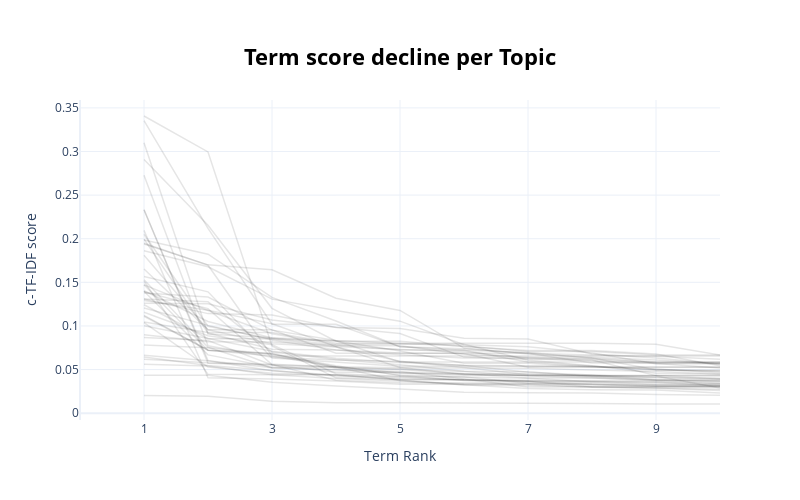

Write notebook code for a chart like this one.
### Markdown cell above
## Visualize Term Score Decline
Topics are represented by a number of words starting with the best representative word. Each word is represented by a c-TF-IDF score. The higher the score, the more representative a word to the topic is. Since the topic words are sorted by their c-TF-IDF score, the scores slowly decline with each word that is added. At some point adding words to the topic representation only marginally increases the total c-TF-IDF score and would not be beneficial for its representation.

To visualize this effect, we can plot the c-TF-IDF scores for each topic by the term rank of each word. In other words, the position of the words (term rank), where the words with the highest c-TF-IDF score will have a rank of 1, will be put on the x-axis. Whereas the y-axis will be populated by the c-TF-IDF scores. The result is a visualization that shows you the decline of c-TF-IDF score when adding words to the topic representation. It allows you, using the elbow method, the select the best number of words in a topic.

### Code cell
topic_model.visualize_term_rank()

### Figure 1 — Plotly figure (JSON) as saved in the notebook; plotly's stock layout.template omitted (floating-point values rounded to 4 significant figures)
{"data": [{"hovertext": "<b>Topic -1</b>:climate_change_the_eu_sustainable_", "line": {"color": "black", "width": 1.5}, "mode": "lines+lines", "name": "", "opacity": 0.1, "type": "scatter", "x": [1, 2, 3, 4, 5, 6, 7, 8, 9, 10], "y": [0.02016, 0.01937, 0.0136, 0.01193, 0.01186, 0.0113, 0.01098, 0.01095, 0.01058, 0.0105]}, {"hovertext": "<b>Topic 0</b>:students_protest_protesters_activis", "line": {"color": "black", "width": 1.5}, "mode": "lines+lines", "name": "", "opacity": 0.1, "type": "scatter", "x": [1, 2, 3, 4, 5, 6, 7, 8, 9, 10], "y": [0.06626, 0.06015, 0.04849, 0.04358, 0.03852, 0.03826, 0.0379, 0.03689, 0.03548, 0.03132]}, {"hovertext": "<b>Topic 1</b>:recycling_waste_plastic_landfill_pa", "line": {"color": "black", "width": 1.5}, "mode": "lines+lines", "name": "", "opacity": 0.1, "type": "scatter", "x": [1, 2, 3, 4, 5, 6, 7, 8, 9, 10], "y": [0.112, 0.07225, 0.0686, 0.05257, 0.03718, 0.03247, 0.02816, 0.02685, 0.02647, 0.02316]}, {"hovertext": "<b>Topic 2</b>:russian_russia_russias_arctic_putin", "line": {"color": "black", "width": 1.5}, "mode": "lines+lines", "name": "", "opacity": 0.1, "type": "scatter", "x": [1, 2, 3, 4, 5, 6, 7, 8, 9, 10], "y": [0.056, 0.05418, 0.04409, 0.044, 0.038, 0.03238, 0.03158, 0.0303, 0.0288, 0.02754]}, {"hovertext": "<b>Topic 3</b>:climate_change_crisis_it_who_scient", "line": {"color": "black", "width": 1.5}, "mode": "lines+lines", "name": "", "opacity": 0.1, "type": "scatter", "x": [1, 2, 3, 4, 5, 6, 7, 8, 9, 10], "y": [0.04355, 0.04355, 0.03541, 0.03106, 0.02778, 0.02388, 0.02341, 0.02299, 0.02127, 0.0206]}, {"hovertext": "<b>Topic 4</b>:nuclear_gas_label_energy_green_powe", "line": {"color": "black", "width": 1.5}, "mode": "lines+lines", "name": "", "opacity": 0.1, "type": "scatter", "x": [1, 2, 3, 4, 5, 6, 7, 8, 9, 10], "y": [0.1653, 0.09556, 0.07965, 0.07571, 0.05958, 0.05247, 0.04405, 0.04279, 0.04257, 0.0288]}, {"hovertext": "<b>Topic 5</b>:target_2030_goals_eu_plan_climate_a", "line": {"color": "black", "width": 1.5}, "mode": "lines+lines", "name": "", "opacity": 0.1, "type": "scatter", "x": [1, 2, 3, 4, 5, 6, 7, 8, 9, 10], "y": [0.1157, 0.0887, 0.07836, 0.04523, 0.04218, 0.04157, 0.03419, 0.03206, 0.03073, 0.0305]}, {"hovertext": "<b>Topic 6</b>:co2_emissions_2017_capita_electrici", "line": {"color": "black", "width": 1.5}, "mode": "lines+lines", "name": "", "opacity": 0.1, "type": "scatter", "x": [1, 2, 3, 4, 5, 6, 7, 8, 9, 10], "y": [0.1308, 0.1276, 0.07012, 0.0615, 0.05551, 0.04797, 0.04733, 0.04203, 0.03803, 0.03604]}, {"hovertext": "<b>Topic 7</b>:europe_change_climate_impacts_train", "line": {"color": "black", "width": 1.5}, "mode": "lines+lines", "name": "", "opacity": 0.1, "type": "scatter", "x": [1, 2, 3, 4, 5, 6, 7, 8, 9, 10], "y": [0.1038, 0.05286, 0.04587, 0.044, 0.04184, 0.03771, 0.03623, 0.033, 0.03197, 0.03197]}, {"hovertext": "<b>Topic 8</b>:development_social_committee_econom", "line": {"color": "black", "width": 1.5}, "mode": "lines+lines", "name": "", "opacity": 0.1, "type": "scatter", "x": [1, 2, 3, 4, 5, 6, 7, 8, 9, 10], "y": [0.1261, 0.1254, 0.1069, 0.09846, 0.09138, 0.06428, 0.06178, 0.06091, 0.04305, 0.03939]}, {"hovertext": "<b>Topic 9</b>:food_meat_sustainable_farming_commo", "line": {"color": "black", "width": 1.5}, "mode": "lines+lines", "name": "", "opacity": 0.1, "type": "scatter", "x": [1, 2, 3, 4, 5, 6, 7, 8, 9, 10], "y": [0.1512, 0.04448, 0.04418, 0.03967, 0.03674, 0.03365, 0.03311, 0.02976, 0.02856, 0.02592]}, {"hovertext": "<b>Topic 10</b>:biodiversity_nature_stops_loss_spe", "line": {"color": "black", "width": 1.5}, "mode": "lines+lines", "name": "", "opacity": 0.1, "type": "scatter", "x": [1, 2, 3, 4, 5, 6, 7, 8, 9, 10], "y": [0.2329, 0.06022, 0.05209, 0.05018, 0.04766, 0.03907, 0.03011, 0.02985, 0.02985, 0.02985]}, {"hovertext": "<b>Topic 11</b>:sustainable_finance_investment_ban", "line": {"color": "black", "width": 1.5}, "mode": "lines+lines", "name": "", "opacity": 0.1, "type": "scatter", "x": [1, 2, 3, 4, 5, 6, 7, 8, 9, 10], "y": [0.07826, 0.07496, 0.06768, 0.05451, 0.04304, 0.03745, 0.03651, 0.03018, 0.03018, 0.03018]}, {"hovertext": "<b>Topic 12</b>:initiative_cultures_citizens_regio", "line": {"color": "black", "width": 1.5}, "mode": "lines+lines", "name": "", "opacity": 0.1, "type": "scatter", "x": [1, 2, 3, 4, 5, 6, 7, 8, 9, 10], "y": [0.06174, 0.05784, 0.05611, 0.05292, 0.04362, 0.04135, 0.0401, 0.03602, 0.03315, 0.03315]}, {"hovertext": "<b>Topic 13</b>:heatwave_summer_likely_heat_scient", "line": {"color": "black", "width": 1.5}, "mode": "lines+lines", "name": "", "opacity": 0.1, "type": "scatter", "x": [1, 2, 3, 4, 5, 6, 7, 8, 9, 10], "y": [0.1111, 0.07225, 0.06794, 0.05161, 0.05056, 0.04765, 0.04261, 0.04018, 0.03841, 0.03676]}, {"hovertext": "<b>Topic 14</b>:co2_capita_emissions_cumulative_co", "line": {"color": "black", "width": 1.5}, "mode": "lines+lines", "name": "", "opacity": 0.1, "type": "scatter", "x": [1, 2, 3, 4, 5, 6, 7, 8, 9, 10], "y": [0.194, 0.17, 0.1645, 0.1318, 0.1178, 0.07457, 0.06787, 0.06399, 0.06099, 0.05649]}, {"hovertext": "<b>Topic 15</b>:court_young_shell_dutch_case_order", "line": {"color": "black", "width": 1.5}, "mode": "lines+lines", "name": "", "opacity": 0.1, "type": "scatter", "x": [1, 2, 3, 4, 5, 6, 7, 8, 9, 10], "y": [0.1472, 0.07197, 0.06552, 0.05318, 0.05205, 0.0515, 0.0515, 0.04943, 0.04769, 0.04498]}, {"hovertext": "<b>Topic 16</b>:coal_plants_nations_germany_baby_a", "line": {"color": "black", "width": 1.5}, "mode": "lines+lines", "name": "", "opacity": 0.1, "type": "scatter", "x": [1, 2, 3, 4, 5, 6, 7, 8, 9, 10], "y": [0.2096, 0.04056, 0.03925, 0.03696, 0.03325, 0.03325, 0.03325, 0.03325, 0.03096, 0.03096]}, {"hovertext": "<b>Topic 17</b>:circular_economy_plan_pushes_resou", "line": {"color": "black", "width": 1.5}, "mode": "lines+lines", "name": "", "opacity": 0.1, "type": "scatter", "x": [1, 2, 3, 4, 5, 6, 7, 8, 9, 10], "y": [0.3407, 0.2995, 0.07693, 0.04046, 0.03857, 0.03819, 0.03672, 0.03572, 0.03509, 0.03438]}, {"hovertext": "<b>Topic 18</b>:green_energy_subsidies_billion_dis", "line": {"color": "black", "width": 1.5}, "mode": "lines+lines", "name": "", "opacity": 0.1, "type": "scatter", "x": [1, 2, 3, 4, 5, 6, 7, 8, 9, 10], "y": [0.1393, 0.1199, 0.05565, 0.03777, 0.03486, 0.03486, 0.03486, 0.03441, 0.03225, 0.0319]}, {"hovertext": "<b>Topic 19</b>:deforestation_ban_romania_palm_res", "line": {"color": "black", "width": 1.5}, "mode": "lines+lines", "name": "", "opacity": 0.1, "type": "scatter", "x": [1, 2, 3, 4, 5, 6, 7, 8, 9, 10], "y": [0.2334, 0.05734, 0.05521, 0.05325, 0.0459, 0.04447, 0.04301, 0.04215, 0.04115, 0.03876]}, {"hovertext": "<b>Topic 20</b>:germany_german_germanys_rail_fares", "line": {"color": "black", "width": 1.5}, "mode": "lines+lines", "name": "", "opacity": 0.1, "type": "scatter", "x": [1, 2, 3, 4, 5, 6, 7, 8, 9, 10], "y": [0.08668, 0.08319, 0.05522, 0.04678, 0.04678, 0.04524, 0.04505, 0.04329, 0.04329, 0.04329]}, {"hovertext": "<b>Topic 21</b>:co2_emissions_cars_parliament_truc", "line": {"color": "black", "width": 1.5}, "mode": "lines+lines", "name": "", "opacity": 0.1, "type": "scatter", "x": [1, 2, 3, 4, 5, 6, 7, 8, 9, 10], "y": [0.1308, 0.1141, 0.1125, 0.09823, 0.09714, 0.08584, 0.08494, 0.06771, 0.06337, 0.05623]}, {"hovertext": "<b>Topic 22</b>:floods_flooding_flooded_river_dead", "line": {"color": "black", "width": 1.5}, "mode": "lines+lines", "name": "", "opacity": 0.1, "type": "scatter", "x": [1, 2, 3, 4, 5, 6, 7, 8, 9, 10], "y": [0.1397, 0.06681, 0.05257, 0.05257, 0.05011, 0.04494, 0.04017, 0.04017, 0.03717, 0.03717]}, {"hovertext": "<b>Topic 23</b>:uk_uks_brexit_pension_fossil_glasg", "line": {"color": "black", "width": 1.5}, "mode": "lines+lines", "name": "", "opacity": 0.1, "type": "scatter", "x": [1, 2, 3, 4, 5, 6, 7, 8, 9, 10], "y": [0.06449, 0.05451, 0.04886, 0.04273, 0.04025, 0.0384, 0.03686, 0.03686, 0.03686, 0.0339]}, {"hovertext": "<b>Topic 24</b>:zero_emissions_cut_2050_netzero_55", "line": {"color": "black", "width": 1.5}, "mode": "lines+lines", "name": "", "opacity": 0.1, "type": "scatter", "x": [1, 2, 3, 4, 5, 6, 7, 8, 9, 10], "y": [0.08988, 0.08191, 0.08171, 0.07769, 0.07734, 0.06753, 0.06413, 0.06171, 0.0582, 0.05771]}, {"hovertext": "<b>Topic 25</b>:elections_parties_groups_political", "line": {"color": "black", "width": 1.5}, "mode": "lines+lines", "name": "", "opacity": 0.1, "type": "scatter", "x": [1, 2, 3, 4, 5, 6, 7, 8, 9, 10], "y": [0.1243, 0.08529, 0.08529, 0.08284, 0.07132, 0.05717, 0.05717, 0.0529, 0.0529, 0.0529]}, {"hovertext": "<b>Topic 26</b>:nuclear_power_energy_invested_reth", "line": {"color": "black", "width": 1.5}, "mode": "lines+lines", "name": "", "opacity": 0.1, "type": "scatter", "x": [1, 2, 3, 4, 5, 6, 7, 8, 9, 10], "y": [0.153, 0.07556, 0.05191, 0.04979, 0.04608, 0.04345, 0.04345, 0.04341, 0.03835, 0.03835]}, {"hovertext": "<b>Topic 27</b>:aviation_fuel_saf_air_cent_sustain", "line": {"color": "black", "width": 1.5}, "mode": "lines+lines", "name": "", "opacity": 0.1, "type": "scatter", "x": [1, 2, 3, 4, 5, 6, 7, 8, 9, 10], "y": [0.1995, 0.0919, 0.07316, 0.07255, 0.06899, 0.06833, 0.05271, 0.05271, 0.05271, 0.05271]}, {"hovertext": "<b>Topic 28</b>:drought_droughts_fires_firefighter", "line": {"color": "black", "width": 1.5}, "mode": "lines+lines", "name": "", "opacity": 0.1, "type": "scatter", "x": [1, 2, 3, 4, 5, 6, 7, 8, 9, 10], "y": [0.2051, 0.09959, 0.08514, 0.07609, 0.05237, 0.04425, 0.04312, 0.04291, 0.04291, 0.04291]}, {"hovertext": "<b>Topic 29</b>:refugees_refugee_migration_migrant", "line": {"color": "black", "width": 1.5}, "mode": "lines+lines", "name": "", "opacity": 0.1, "type": "scatter", "x": [1, 2, 3, 4, 5, 6, 7, 8, 9, 10], "y": [0.1206, 0.1007, 0.08378, 0.07252, 0.06711, 0.06328, 0.06328, 0.06328, 0.04991, 0.04772]}, {"hovertext": "<b>Topic 30</b>:fishing_fisheries_sea_protect_sust", "line": {"color": "black", "width": 1.5}, "mode": "lines+lines", "name": "", "opacity": 0.1, "type": "scatter", "x": [1, 2, 3, 4, 5, 6, 7, 8, 9, 10], "y": [0.1566, 0.1391, 0.06313, 0.0586, 0.05379, 0.05376, 0.05376, 0.05376, 0.05069, 0.04638]}, {"hovertext": "<b>Topic 31</b>:coronavirus_covid19_covid_corona_v", "line": {"color": "black", "width": 1.5}, "mode": "lines+lines", "name": "", "opacity": 0.1, "type": "scatter", "x": [1, 2, 3, 4, 5, 6, 7, 8, 9, 10], "y": [0.1471, 0.1177, 0.09112, 0.07887, 0.07887, 0.07887, 0.06075, 0.05428, 0.04586, 0.04448]}, {"hovertext": "<b>Topic 32</b>:amazon_deforestation_brazil_brazil", "line": {"color": "black", "width": 1.5}, "mode": "lines+lines", "name": "", "opacity": 0.1, "type": "scatter", "x": [1, 2, 3, 4, 5, 6, 7, 8, 9, 10], "y": [0.1861, 0.1679, 0.1307, 0.1176, 0.1055, 0.07853, 0.07609, 0.06902, 0.05657, 0.05657]}, {"hovertext": "<b>Topic 33</b>:uks_fallen_emissions_past_29_decad", "line": {"color": "black", "width": 1.5}, "mode": "lines+lines", "name": "", "opacity": 0.1, "type": "scatter", "x": [1, 2, 3, 4, 5, 6, 7, 8, 9, 10], "y": [0.1378, 0.1331, 0.0952, 0.08321, 0.07987, 0.07706, 0.07058, 0.07058, 0.0667, 0.0667]}, {"hovertext": "<b>Topic 34</b>:green_energy_100000_klondike_egeb_", "line": {"color": "black", "width": 1.5}, "mode": "lines+lines", "name": "", "opacity": 0.1, "type": "scatter", "x": [1, 2, 3, 4, 5, 6, 7, 8, 9, 10], "y": [0.1947, 0.1696, 0.06552, 0.06552, 0.06552, 0.06552, 0.06552, 0.06552, 0.06552, 0.06552]}, {"hovertext": "<b>Topic 35</b>:merkel_pope_francis_angela_civilis", "line": {"color": "black", "width": 1.5}, "mode": "lines+lines", "name": "", "opacity": 0.1, "type": "scatter", "x": [1, 2, 3, 4, 5, 6, 7, 8, 9, 10], "y": [0.1987, 0.1822, 0.1328, 0.1056, 0.07609, 0.07218, 0.05861, 0.05368, 0.04906, 0.04906]}, {"hovertext": "<b>Topic 36</b>:renewable_energy_aid_science_state", "line": {"color": "black", "width": 1.5}, "mode": "lines+lines", "name": "", "opacity": 0.1, "type": "scatter", "x": [1, 2, 3, 4, 5, 6, 7, 8, 9, 10], "y": [0.1403, 0.1051, 0.08626, 0.07828, 0.07266, 0.07204, 0.06967, 0.06285, 0.0587, 0.05855]}, {"hovertext": "<b>Topic 37</b>:city_cities_best_sustainable_urban", "line": {"color": "black", "width": 1.5}, "mode": "lines+lines", "name": "", "opacity": 0.1, "type": "scatter", "x": [1, 2, 3, 4, 5, 6, 7, 8, 9, 10], "y": [0.1292, 0.1181, 0.1025, 0.07632, 0.0731, 0.07053, 0.06302, 0.06026, 0.0568, 0.05189]}, {"hovertext": "<b>Topic 38</b>:macron_emmanuel_joke_macrons_davos", "line": {"color": "black", "width": 1.5}, "mode": "lines+lines", "name": "", "opacity": 0.1, "type": "scatter", "x": [1, 2, 3, 4, 5, 6, 7, 8, 9, 10], "y": [0.3354, 0.2119, 0.1019, 0.1019, 0.07603, 0.07385, 0.06855, 0.05749, 0.05749, 0.05749]}, {"hovertext": "<b>Topic 39</b>:battery_batteries_recycling_ev_cel", "line": {"color": "black", "width": 1.5}, "mode": "lines+lines", "name": "", "opacity": 0.1, "type": "scatter", "x": [1, 2, 3, 4, 5, 6, 7, 8, 9, 10], "y": [0.2909, 0.2153, 0.1202, 0.08248, 0.08248, 0.07633, 0.07197, 0.07197, 0.06793, 0.05428]}, {"hovertext": "<b>Topic 40</b>:trees_planting_erdogan_enrich_brea", "line": {"color": "black", "width": 1.5}, "mode": "lines+lines", "name": "", "opacity": 0.1, "type": "scatter", "x": [1, 2, 3, 4, 5, 6, 7, 8, 9, 10], "y": [0.1812, 0.09553, 0.09553, 0.06882, 0.06882, 0.06882, 0.06882, 0.06656, 0.06529, 0.06193]}, {"hovertext": "<b>Topic 41</b>:poland_goals_hungary_dig_budapest_", "line": {"color": "black", "width": 1.5}, "mode": "lines+lines", "name": "", "opacity": 0.1, "type": "scatter", "x": [1, 2, 3, 4, 5, 6, 7, 8, 9, 10], "y": [0.1045, 0.09251, 0.09247, 0.08004, 0.08004, 0.08004, 0.08004, 0.08004, 0.07901, 0.06656]}, {"hovertext": "<b>Topic 42</b>:fashion_hand_sustainable_home_text", "line": {"color": "black", "width": 1.5}, "mode": "lines+lines", "name": "", "opacity": 0.1, "type": "scatter", "x": [1, 2, 3, 4, 5, 6, 7, 8, 9, 10], "y": [0.31, 0.09065, 0.08659, 0.08294, 0.05859, 0.05859, 0.05859, 0.05859, 0.05859, 0.05859]}, {"hovertext": "<b>Topic 43</b>:border_carbon_tax_urging_introduce", "line": {"color": "black", "width": 1.5}, "mode": "lines+lines", "name": "", "opacity": 0.1, "type": "scatter", "x": [1, 2, 3, 4, 5, 6, 7, 8, 9, 10], "y": [0.1003, 0.08579, 0.0709, 0.06282, 0.05813, 0.05481, 0.05363, 0.05318, 0.05015, 0.04839]}, {"hovertext": "<b>Topic 44</b>:hydrogen_market_green_solar_energy", "line": {"color": "black", "width": 1.5}, "mode": "lines+lines", "name": "", "opacity": 0.1, "type": "scatter", "x": [1, 2, 3, 4, 5, 6, 7, 8, 9, 10], "y": [0.2727, 0.07725, 0.06416, 0.06105, 0.05929, 0.05475, 0.04678, 0.04414, 0.0407, 0.04009]}], "layout": {"height": 500, "hoverlabel": {"bgcolor": "white", "font": {"family": "Rockwell", "size": 16}}, "showlegend": false, "title": {"font": {"color": "Black", "size": 22}, "text": "<b>Term score decline per Topic</b>", "x": 0.5, "xanchor": "center", "y": 0.9, "yanchor": "top"}, "width": 800, "xaxis": {"dtick": 2, "range": [0, 10], "tick0": 1, "title": {"text": "Term Rank"}, "type": "linear"}, "yaxis": {"autorange": true, "range": [-0.007844, 0.359], "title": {"text": "c-TF-IDF score"}, "type": "linear"}}}
